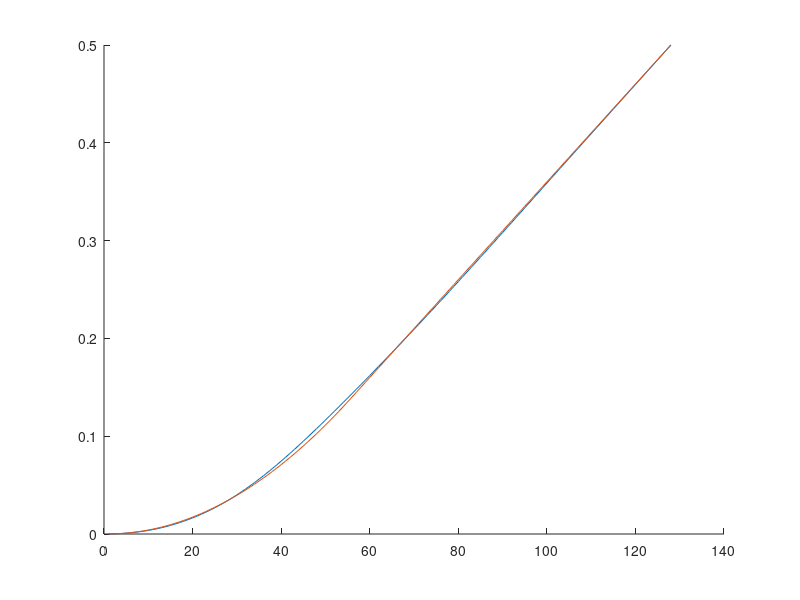

Reproduce this figure in MATLAB. (Note: this script raises an error after producing the figure.)


traj = load('ktraj.txt');

%plot(traj)

gl = 128;

grad = ones(gl,1);

% 53 seems to overlap
pp = 55;

for i = 1:pp
    grad(i) = (i-1)/pp;
end

traj2 = zeros(gl,1);
for i = 1:gl
    traj2(i) = sum(grad(1:i));
end
traj2 = 0.5*traj2/max(traj2(:));

figure(1)
hold on

plot(traj)
plot(traj2)

hold off

filename = 'ktraj.txt';
fileID = fopen(filename,'w');

for i = 1:gl
   
    fprintf(fileID,num2str(traj2(i,1)));
    fprintf(fileID,'\n');
    
end

fclose(fileID);




